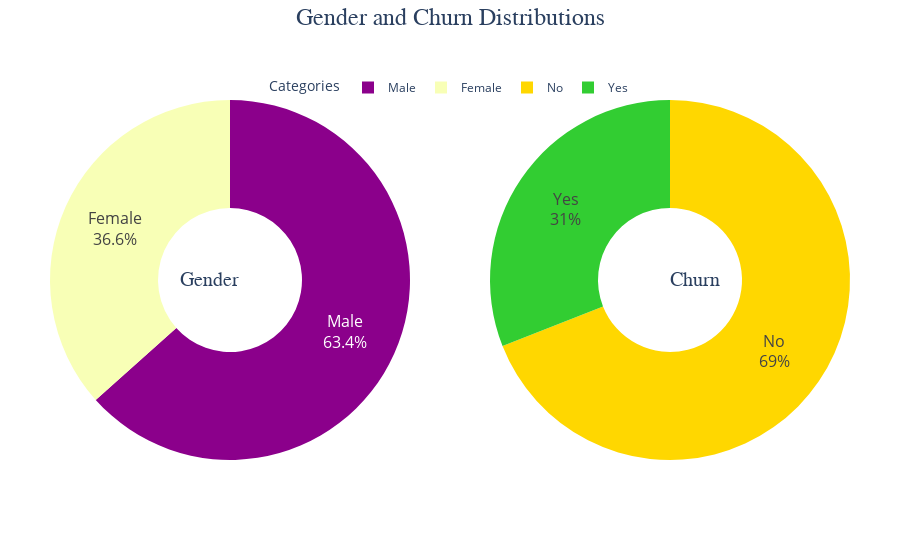

Here is the notebook cell this chart was saved with:
### Code cell
import plotly.graph_objects as go
from plotly.subplots import make_subplots

g_labels = ['Male', 'Female']
c_labels = ['No', 'Yes']

# Create subplots: use 'domain' type for Pie subplot
fig = make_subplots(rows=1, cols=2, specs=[[{'type':'domain'}, {'type':'domain'}]])

# Add Pie chart for Gender distribution
fig.add_trace(go.Pie(labels=g_labels, values=df['sex_of_customer'].value_counts(), name="Gender",
                     marker=dict(colors=['#8b008b','#f8ffb6'])), 1, 1)

# Add Pie chart for Churn distribution
fig.add_trace(go.Pie(labels=c_labels, values=df['has_churned'].value_counts(), name="Churn",
                     marker=dict(colors=['#FFD700', '#32CD32'])), 1, 2)

# Use `hole` to create a donut-like pie chart
fig.update_traces(hole=.4, hoverinfo="label+percent+name", textinfo="percent+label", textfont_size=16)

# Update Layout with custom title and annotations
fig.update_layout(
    title_text="Gender and Churn Distributions",
    title_x=0.5,  # Title centered
    title_font_size=24,  # Larger title font size
    title_font_family="Arial, sans-serif",  # Font family for title
    annotations=[dict(text='Gender', x=0.16, y=0.5, font_size=20, showarrow=False, font_family="Arial"),
                 dict(text='Churn', x=0.84, y=0.5, font_size=20, showarrow=False, font_family="Arial")],
    margin=dict(t=50, b=50, l=50, r=50),  # Adjust margins for better spacing
    showlegend=True,  # Enable legend
    legend_title="Categories",
    legend=dict(x=0.5, y=0.95, orientation="h", xanchor="center")
)

fig.show()

### Figure 1 — Plotly figure (JSON) as saved in the notebook; plotly's stock layout.template omitted (floating-point values rounded to 4 significant figures)
{"data": [{"domain": {"x": [0, 0.45], "y": [0, 1]}, "hole": 0.4, "hoverinfo": "label+percent+name", "labels": ["Male", "Female"], "marker": {"colors": ["#8b008b", "#f8ffb6"]}, "name": "Gender", "textfont": {"size": 16}, "textinfo": "percent+label", "type": "pie", "values": [8800, 5080]}, {"domain": {"x": [0.55, 1], "y": [0, 1]}, "hole": 0.4, "hoverinfo": "label+percent+name", "labels": ["No", "Yes"], "marker": {"colors": ["#FFD700", "#32CD32"]}, "name": "Churn", "textfont": {"size": 16}, "textinfo": "percent+label", "type": "pie", "values": [9581, 4299]}], "layout": {"annotations": [{"font": {"family": "Arial", "size": 20}, "showarrow": false, "text": "Gender", "x": 0.16, "y": 0.5}, {"font": {"family": "Arial", "size": 20}, "showarrow": false, "text": "Churn", "x": 0.84, "y": 0.5}], "legend": {"orientation": "h", "title": {"text": "Categories"}, "x": 0.5, "xanchor": "center", "y": 0.95}, "margin": {"b": 50, "l": 50, "r": 50, "t": 50}, "showlegend": true, "title": {"font": {"family": "Arial, sans-serif", "size": 24}, "text": "Gender and Churn Distributions", "x": 0.5}}}
